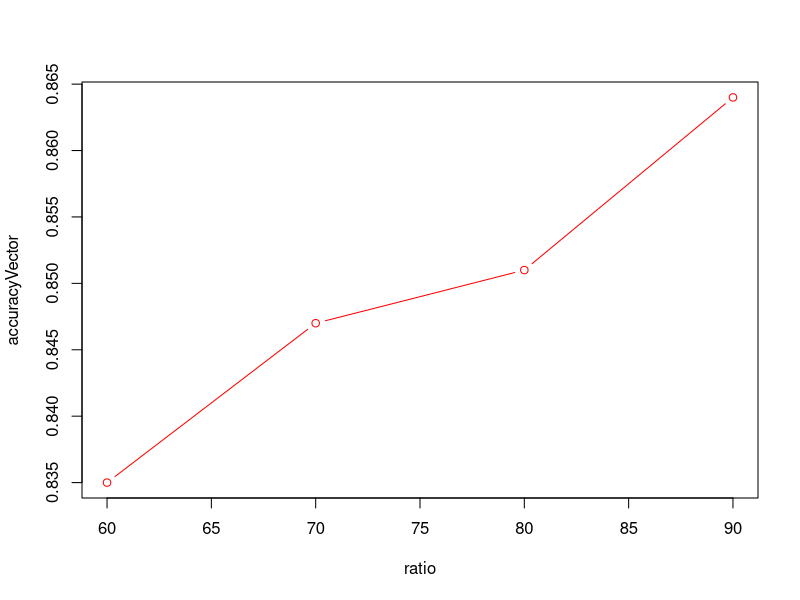
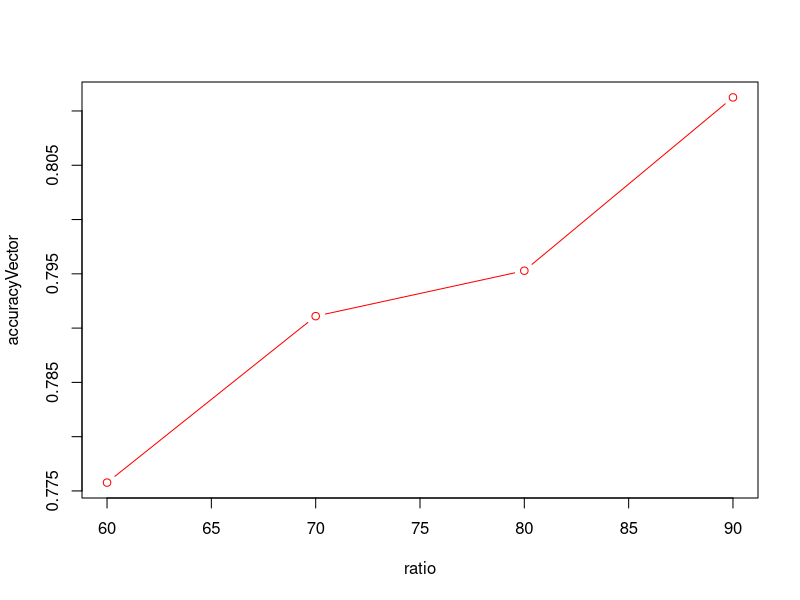

Generate these figures, in order, with R: (Note: this script raises an error after producing the figures.)
##################
##multinomial logistic regression where output variable is
##categorical with more than 2 classes
#Consider cyl as the output variable and mpg, wt, hp, drat as input
#apply multinomial logistics regressoin
#evaluate the performance of model in 100mc runs
#plot the line chart for different ratio of trainset
library(nnet)
y=datasets::mtcars$cyl
x1=datasets::mtcars$mpg
x2=datasets::mtcars$wt
x3=datasets::mtcars$hp
x4=datasets::mtcars$drat
df=data.frame(x1,x2,x3,x4,y)
dim(df)
df=na.omit(df)
dim(df)

ratio=c(60,70,80,90)
accuracyVector=c()
for(j in ratio){
  acc=0
  mc=100
  for(i in 1:mc){
    n=nrow(df)
    indexes=sample(n,n*70/100)
    trainset=df[indexes,]
    testset=df[-indexes,]
    dim(trainset)
    dim(testset)
    actual=testset$y
    
    logiModel=multinom(y~.,data=trainset)
    pred=predict(logiModel,testset)
    
    confusionMatrix=table(actual,pred)
    accuracy=mean(actual==pred)
    acc=acc+(1/100)*accuracy
  }
  accuracyVector=c(accuracyVector,acc)
}
accuracyVector

plot(ratio,accuracyVector,type = 'b',col='red')

##################
#Consider gear as the output variable and mpg, wt, hp, drat as input
#apply multinomial logistics regressoin
#evaluate the performance of model in 100mc runs
#plot the line chart for different ratio of trainset
library(nnet)
y=datasets::mtcars$gear
x1=datasets::mtcars$mpg
x2=datasets::mtcars$wt
x3=datasets::mtcars$hp
x4=datasets::mtcars$drat
df=data.frame(x1,x2,x3,x4,y)
dim(df)
df=na.omit(df)
dim(df)

ratio=c(60,70,80,90)
accuracyVector=c()
for(j in ratio){
  acc=0
  mc=1000
  for(i in 1:mc){
    n=nrow(df)
    indexes=sample(n,n*j/100)
    trainset=df[indexes,]
    testset=df[-indexes,]
    dim(trainset)
    dim(testset)
    actual=testset$y
    
    logiModel=multinom(y~.,data=trainset)
    pred=predict(logiModel,testset)
    
    confusionMatrix=table(actual,pred)
    accuracy=mean(actual==pred)
    acc=acc+(1/1000)*accuracy
  }
  accuracyVector=c(accuracyVector,acc)
}
accuracyVector

plot(ratio,accuracyVector,type = 'b',col='red')

##################
##poisson regression
#use dataset_glm, consider sleep timeas the output cariable and weight and
#height as inputs
#apply poisson regression
#evaluate the performance of model in 100mc runs using rmse
#plot the line chart for different ratio of trainset in terms of rmse
getwd()
setwd("D:/code/DBSCode/CodeDA101 StatisticsInDA")
data=read.csv('dataset_GLM.csv')
y=data$SleepTime
x1=data$Weight
x2=data$Height
df=data.frame(x1,x2,y)
dim(df)
df=na.omit(df)
dim(df)

ratioList=c(50,60,70,80,90)
rmseMat=matrix(NA,5,2)
for (j in ratioList){
  monteCarlo=100
  rmseVal=rep(0,2)
  for (i in 1:monteCarlo){
    n=nrow(df)
    indexes=sample(n,n*j/100)
    trainset=df[indexes,]
    testset=df[-indexes,]
    dim(trainset)
    dim(testset)
    actual=testset$y
    
    poissonModel=glm(y~.,data=trainset,family = "poisson")
    pred=predict(poissonModel,testset)
    
    confusionMatrix=table(actual,pred)
    rmse=sqrt((sum(pred-actual)^2)/nrow(testset))
    rmseVal=rmseVal+(rmse/monteCarlo)
  }  
  rmseMat[j,]=rmseVal
}
rmseMat

plot(ratioList,rmseMat,col='red')
  
##################
##run above with linear regression and compare the models
getwd()
setwd("D:/code/DBSCode/CodeDA101 StatisticsInDA")
data=read.csv('dataset_GLM.csv')
y=data$SleepTime
x1=data$Weight
x2=data$Height
df=data.frame(x1,x2,y)
dim(df)
df=na.omit(df)
dim(df)

ratioList=c(50,60,70,80,90)
rmseMat=matrix(NA,5,2)
for (j in ratioList){
  monteCarlo=100
  rmseVal=rep(0,2)
  for (i in 1:monteCarlo){
    n=nrow(df)
    indexes=sample(n,n*j/100)
    trainset=df[indexes,]
    testset=df[-indexes,]
    dim(trainset)
    dim(testset)
    actual=testset$y
    
    poissonModel=glm(y~.,data=trainset,family = "poisson")
    predPoisson=predict(poissonModel,testset)
    
    linearModel=glm(y~.,data=trainset,family = "guassian")
    predLinear=predict(linearModel,testset)
    
    rmsePoisson=sqrt((sum(predPoisson-actual)^2)/nrow(testset))
    rmseLinear=sqrt((sum(predLinear-actual)^2)/nrow(testset))
    rmse=c(rmsePoisson,rmseLinear)
    rmseVal=rmseVal+(rmse/monteCarlo)
  }  
  rmseMat[j,]=rmseVal
}
rmseMat

plot(ratioList,rmseMat,col='red')

